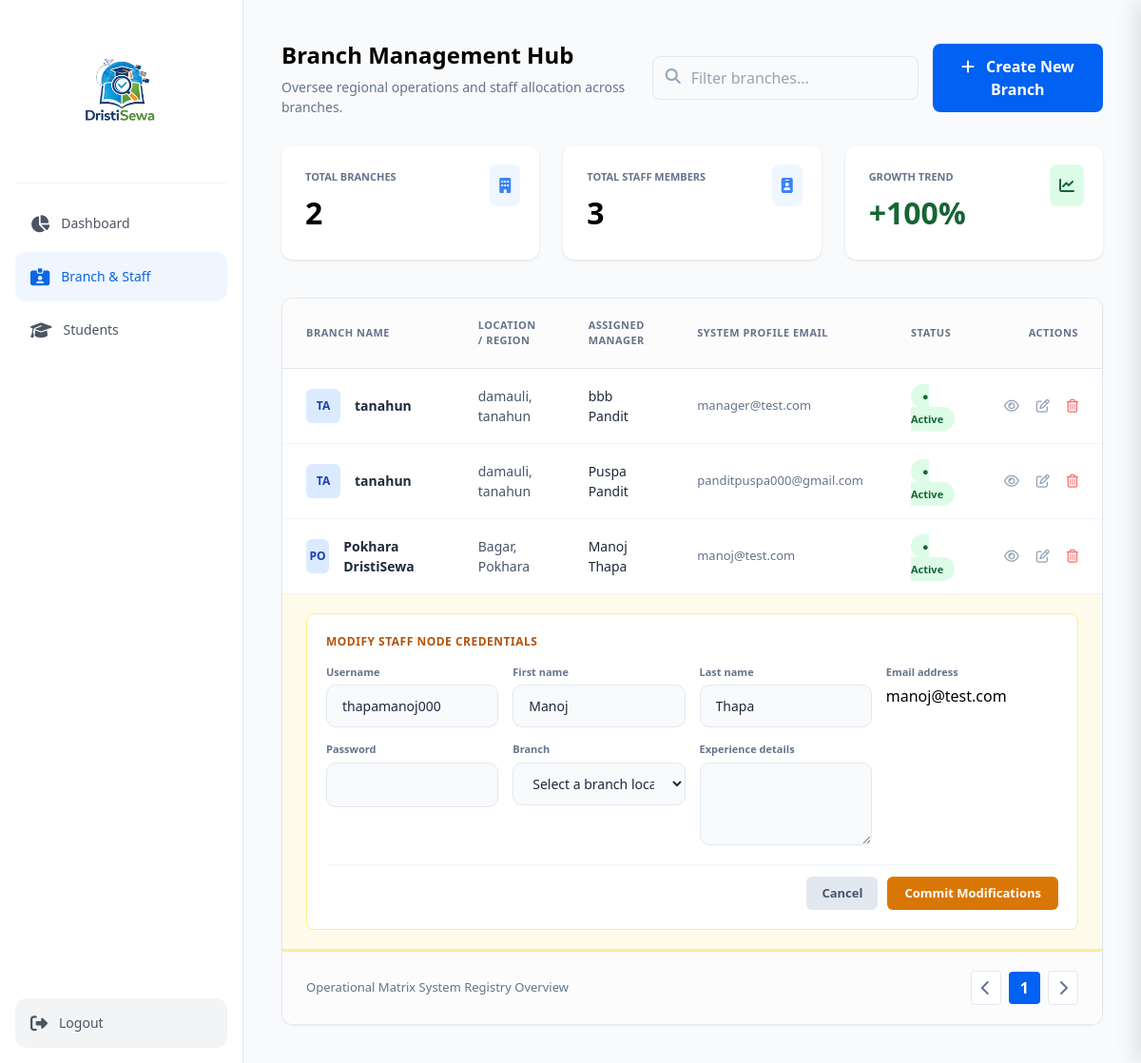
The page /dashboard/branch-staff/?edit_user=7 (signed in) on the database its author committed.
### apps/accounts/models.py (models this page shows, shortened)
class ManagerProfile(models.Model):
    user = models.OneToOneField(User, on_delete=models.CASCADE, related_name='manager_profile')
    branch = models.ForeignKey(Branch, on_delete=models.SET_NULL, null=True, blank=True, related_name='manager_profiles')
    experience_details = models.TextField(blank=True, null=True)

class Branch(models.Model):
    branch_name = models.CharField(max_length=100)
    location = models.CharField(max_length=200)
    email = models.EmailField(max_length=254, blank=True, null=True)
    manager = models.ForeignKey(
        User,
        on_delete=models.SET_NULL,
        null=True,
        blank=True,
        limit_choices_to={'role': 'manager'},
        related_name='managed_branches'
    )
    def __str__(self):
        return self.branch_name

class User(AbstractUser):
    ADMIN = 'admin'
    MANAGER = 'manager'
    STAFF = 'staff'
    STUDENT = 'student'
    ROLE_CHOICES = [
        (ADMIN, 'Admin'),
        (MANAGER, 'Manager'),
        (STAFF, 'Front Desk Staff'),
        (STUDENT, 'Student'),
    ]
    role = models.CharField(
        max_length=10,
        choices=ROLE_CHOICES,
        default=STUDENT
    )
    phone_number = models.CharField(max_length=15, blank=True, null=True)
    address = models.TextField(blank=True, null=True)
    profile_image = models.ImageField(upload_to='profile_pics/', blank=True, null=True)

### apps/accounts/views.py (the view)
# urls.py: path('dashboard/branch-staff/', views.branch_staff_list, name='branch_staff'),
@login_required
def branch_staff_list(request):
    if request.user.role.lower() != 'admin':
        return redirect('staff_login')
    branches = Branch.objects.all()
    managers = ManagerProfile.objects.select_related('user', 'branch').all()
    staff_members = FrontDeskProfile.objects.select_related('user', 'branch').all()
    thirty_days_ago = timezone.now() - timedelta(days=30)
    total_staff_count = managers.count() + staff_members.count()
    recent_managers = managers.filter(user__date_joined__gte=thirty_days_ago).count()
    recent_staff = staff_members.filter(user__date_joined__gte=thirty_days_ago).count()
    total_recent_additions = recent_managers + recent_staff
    if total_staff_count > 0:
        calculated_trend = round((total_recent_additions / total_staff_count) * 100)
        growth_trend = calculated_trend if calculated_trend > 0 else 12
    else:
        growth_trend = 0
    if request.method == 'POST':
        form = AdminManagerCreationForm(request.POST)
        if form.is_valid():
            form.save()
            messages.success(request, "Staff account generated and assigned successfully!")
            return redirect('branch_staff')
    else:
        form = AdminManagerCreationForm()
        form.fields['branch'].queryset = Branch.objects.all()
    edit_branch_id = request.GET.get('edit_branch')
    branch_edit_form = None
    if edit_branch_id:
        branch_instance = get_object_or_404(Branch, id=edit_branch_id)
        branch_edit_form = BranchForm(instance=branch_instance)
    edit_user_id = request.GET.get('edit_user')
    user_edit_form = None
    if edit_user_id:
        user_instance = get_object_or_404(User, id=edit_user_id)
        user_edit_form = AdminManagerCreationForm(instance=user_instance)
        user_edit_form.fields['branch'].queryset = Branch.objects.all()
    context = {
        'form': form,
        'branches': branches,
        'branch_count': branches.count(),
        'growth_trend': growth_trend,
        'managers': managers,
        'staff_members': staff_members,
        'edit_branch_id': edit_branch_id,
        'branch_edit_form': branch_edit_form,
        'edit_user_id': edit_user_id,
        'user_edit_form': user_edit_form,
    }
    return render(request, 'dashboard/branch_staff.html', context)

### templates/dashboard/branch_staff.html (shortened to what this page needs)
{% extends 'dashboard/admin.html' %}
{% block content %}
<div class="header" style="display: flex; justify-content: space-between; align-items: center; margin-bottom: 30px;">
    <div>
        <h1 style="font-size: 24px; font-weight: 700; margin-bottom: 5px;">Branch Management Hub</h1>
        <p style="color: #64748b; font-size: 14px;">Oversee regional operations and staff allocation across branches.</p>
    </div>
    <div style="display: flex; gap: 15px; align-items: center;">
        <div style="position: relative;">
            <i class="fas fa-search" style="position: absolute; left: 14px; top: 13px; color: #94a3b8;"></i>
            <input type="text" id="tableFilter" placeholder="Filter branches..." onkeyup="filterTableData()"
                   style="padding: 10px 15px 10px 40px; border-radius: 8px; border: 1px solid #e2e8f0; width: 280px; background: #f8fafc; outline: none;">
        </div>
        <button onclick="toggleBranchDrawer()" class="create-btn" style="background: #0061f2; color: white; padding: 12px 24px; border-radius: 8px; border: none; font-weight: 600; cursor: pointer;">
            <i class="fas fa-plus" style="margin-right: 8px;"></i> Create New Branch
        </button>
    </div>
</div>
<div class="stats-grid" style="display: grid; grid-template-columns: repeat(3, 1fr); gap: 25px; margin-bottom: 40px;">
    <div class="stat-card" style="background: white; padding: 25px; border-radius: 12px; box-shadow: 0 1px 3px rgba(0,0,0,0.1); position: relative;">
        <p style="color: #64748b; font-size: 11px; font-weight: 700; text-transform: uppercase;">Total Branches</p>
        <div class="number" style="font-size: 32px; font-weight: 700; margin-top: 5px;">{{ branch_count|default:"0" }}</div>
        <div style="position: absolute; right: 20px; top: 20px; background: #eff6ff; padding: 10px; border-radius: 8px;">
            <i class="fas fa-building" style="color: #3b82f6;"></i>
        </div>
    </div>
    <div class="stat-card" style="background: white; padding: 25px; border-radius: 12px; box-shadow: 0 1px 3px rgba(0,0,0,0.1); position: relative;">
        <p style="color: #64748b; font-size: 11px; font-weight: 700; text-transform: uppercase;">Total Staff Members</p>
        <div id="staff-counter-display" class="number" style="font-size: 32px; font-weight: 700; margin-top: 5px;">{{ managers|length }}</div>
        <div style="position: absolute; right: 20px; top: 20px; background: #eff6ff; padding: 10px; border-radius: 8px;">
            <i class="fas fa-id-badge" style="color: #3b82f6;"></i>
        </div>
    </div>
    <div class="stat-card" style="background: white; padding: 25px; border-radius: 12px; box-shadow: 0 1px 3px rgba(0,0,0,0.1); position: relative;">
        <p style="color: #64748b; font-size: 11px; font-weight: 700; text-transform: uppercase;">Growth Trend</p>
        <div class="number" style="font-size: 32px; font-weight: 700; margin-top: 5px; color: #166534;">+{{ growth_trend|default:"12" }}%</div>
        <div style="position: absolute; right: 20px; top: 20px; background: #dcfce7; padding: 10px; border-radius: 8px;">
            <i class="fas fa-chart-line" style="color: #166534;"></i>
        </div>
    </div>
</div>
<div style="background: white; border-radius: 12px; border: 1px solid #e2e8f0; overflow: hidden; box-shadow: 0 1px 3px rgba(0,0,0,0.05);">
    <table id="branchStaffTable" style="width: 100%; border-collapse: collapse; text-align: left;">
        <thead style="background: #fcfcfc; border-bottom: 1px solid #e2e8f0;">
            <tr style="color: #64748b; font-size: 11px; font-weight: 700; text-transform: uppercase; letter-spacing: 0.5px;">
                <th style="padding: 20px 25px;">Branch Name</th>
                <th style="padding: 20px 25px;">Location / Region</th>
                <th style="padding: 20px 25px;">Assigned Manager</th>
                <th style="padding: 20px 25px;">System Profile Email</th>
                <th style="padding: 20px 25px;">Status</th>
                <th style="padding: 20px 25px; text-align: right;">Actions</th>
            </tr>
        </thead>
        <tbody style="background: white;">
            {% for manager in managers %}
            <tr style="border-bottom: 1px solid #f1f5f9; transition: 0.2s;">
                <td style="padding: 15px 25px;">
                    <div style="display: flex; align-items: center; gap: 15px;">
                        <div style="width: 36px; height: 36px; background: #dbeafe; color: #1e40af; border-radius: 6px; display: flex; align-items: center; justify-content: center; font-weight: 700; font-size: 12px;">
                            {{ manager.branch.branch_name|slice:":2"|upper }}
                        </div>
                        <div style="font-weight: 600; color: #1e293b; font-size: 14px;">
                            {{ manager.branch.branch_name }}
                        </div>
                    </div>
                </td>
                <td style="padding: 15px 25px; color: #475569; font-size: 14px;">
                    {{ manager.branch.location }}
                </td>
                <td style="padding: 15px 25px; color: #1e293b; font-weight: 500; font-size: 14px;">
                    {% if manager.user.get_full_name %}
                        {{ manager.user.get_full_name }}
                    {% else %}
                        {{ manager.user.username }}
                    {% endif %}
                </td>
                <td style="padding: 15px 25px; color: #64748b; font-size: 13px;">
                    {{ manager.user.email }}
                </td>
                <td style="padding: 15px 25px;">
                    {% if manager.user.is_active %}
                    <span style="background: #dcfce7; color: #166534; padding: 5px 12px; border-radius: 20px; font-size: 11px; font-weight: 600;">● Active</span>
                    {% else %}
                    <span style="background: #f1f5f9; color: #475569; padding: 5px 12px; border-radius: 20px; font-size: 11px; font-weight: 600;">● Suspended</span>
                    {% endif %}
                </td>
                <td style="padding: 15px 25px; text-align: right;">
                    <div style="display: flex; gap: 18px; color: #94a3b8; font-size: 14px; align-items: center; justify-content: flex-end;">
                        <a href="{% url 'toggle_user' manager.user.id %}" style="color: inherit; text-decoration: none;" title="Toggle Account Status">
                            <i class="far {% if manager.user.is_active %}fa-eye{% else %}fa-eye-slash{% endif %}" style="cursor: pointer;"></i>
                        </a>
                        <a href="?edit_user={{ manager.user.id }}" style="color: inherit; text-decoration: none;" title="Fast Update User Form">
                            <i class="far fa-edit" style="cursor: pointer;"></i>
                        </a>
                        <button type="button" onclick="openDeletePrompt('{% url 'delete_user' manager.user.id %}', '{{ manager.user.username }}')" style="color: #f87171; background: none; border: none; padding: 0; cursor: pointer;" title="Drop Record Instantly">
                            <i class="far fa-trash-alt"></i>
                        </button>
                    </div>
                </td>
            </tr>
            {% if edit_user_id|add:"0" == manager.user.id %}
            <tr style="background: #fffbeb; border-bottom: 2px solid #fef08a;">
                <td colspan="6" style="padding: 20px 25px;">
                    <form action="{% url 'update_manager' manager.user.id %}" method="POST" style="background: white; border: 1px solid #fef08a; padding: 20px; border-radius: 8px; display: flex; flex-direction: column; gap: 15px; box-shadow: inset 0 2px 4px rgba(0,0,0,0.02);">
                        <div style="font-size: 12px; font-weight: 700; text-transform: uppercase; color: #b45309; letter-spacing: 0.5px;">Modify Staff Node Credentials</div>
                        <div class="inline-form-row" style="display: grid; grid-template-columns: repeat(auto-fit, minmax(180px, 1fr)); gap: 15px;">
                            {% for field in user_edit_form %}
                            <div style="display: flex; flex-direction: column; gap: 5px;">
                                <label style="font-size: 11px; font-weight: 700; color: #64748b;">{{ field.label }}</label>
                                {{ field }}
                            </div>
                            {% endfor %}
                        </div>
                        <div style="display: flex; justify-content: flex-end; gap: 10px; margin-top: 5px; border-top: 1px solid #f1f5f9; padding-top: 12px;">
                            <a href="{% url 'branch_staff' %}" style="padding: 8px 16px; background: #e2e8f0; color: #475569; border-radius: 6px; font-size: 13px; font-weight: 600; text-decoration: none;">Cancel</a>
                            <button type="submit" style="padding: 8px 18px; background: #d97706; color: white; border-radius: 6px; font-size: 13px; font-weight: 600; border: none; cursor: pointer;">Commit Modifications</button>
                        </div>
                    </form>
                </td>
            </tr>
            {% endif %}
            {% endfor %}
        </tbody>
    </table>
    <div style="padding: 20px 25px; display: flex; justify-content: space-between; align-items: center; background: #fcfcfc; border-top: 1px solid #e2e8f0;">
        <span style="font-size: 13px; color: #64748b;">Operational Matrix System Registry Overview</span>
        <div style="display: flex; gap: 8px; align-items: center;">
            <button style="border: 1px solid #e2e8f0; background: white; padding: 5px 10px; border-radius: 4px; color: #64748b; cursor: not-allowed;"><i class="fas fa-chevron-left"></i></button>
            <button style="background: #0061f2; color: white; border: none; padding: 5px 12px; border-radius: 4px; font-weight: 600;">1</button>
            <button style="border: 1px solid #e2e8f0; background: white; padding: 5px 10px; border-radius: 4px; color: #64748b; cursor: not-allowed;"><i class="fas fa-chevron-right"></i></button>
        </div>
    </div>
</div>
{% endblock %}

### templates/dashboard/admin.html (style rules this page uses)
:root { --primary-blue: #0b66e4; }

### templates/dashboard/branch_staff.html (style rules this page uses)
#branchDrawer select, .inline-form-row select, #branchDrawer input[type="text"], .inline-form-row input[type="text"], #branchDrawer textarea, .inline-form-row textarea { width: 100% !important; box-sizing: border-box !important; padding: 11px 16px !important; background: #f8fafc !important; border: 1px solid #e2e8f0 !important; border-radius: 10px !important; font-size: 14px !important; color: #1e293b !important; outline: none !important; transition: all 0.2s ease; }

### rows shown on the page
ManagerProfile: branch.branch_name "TA", branch.branch_name "tanahun", branch.location "damauli, tanahun", user.get_full_name "bbb Pandit", user.email "manager@test.com", shows "● Active"
ManagerProfile: branch.branch_name "TA", branch.branch_name "tanahun", branch.location "damauli, tanahun", user.get_full_name "Puspa Pandit", user.email "panditpuspa000@gmail.com", shows "● Active"
ManagerProfile: branch.branch_name "PO", branch.branch_name "Pokhara DristiSewa", branch.location "Bagar, Pokhara", user.get_full_name "Manoj Thapa", user.email "manoj@test.com", shows "● Active", label "Username" "First name" "Last name" "Email address" "Password" "Branch" "Experience details"
User: user_edit_form "thapamanoj000" "Manoj" "Thapa" "manoj@test.com"

### other values the page prints
{{ branch_count|default:"0" }} "2"
{{ managers|length }} "3"
{{ growth_trend|default:"12" }} "100"
